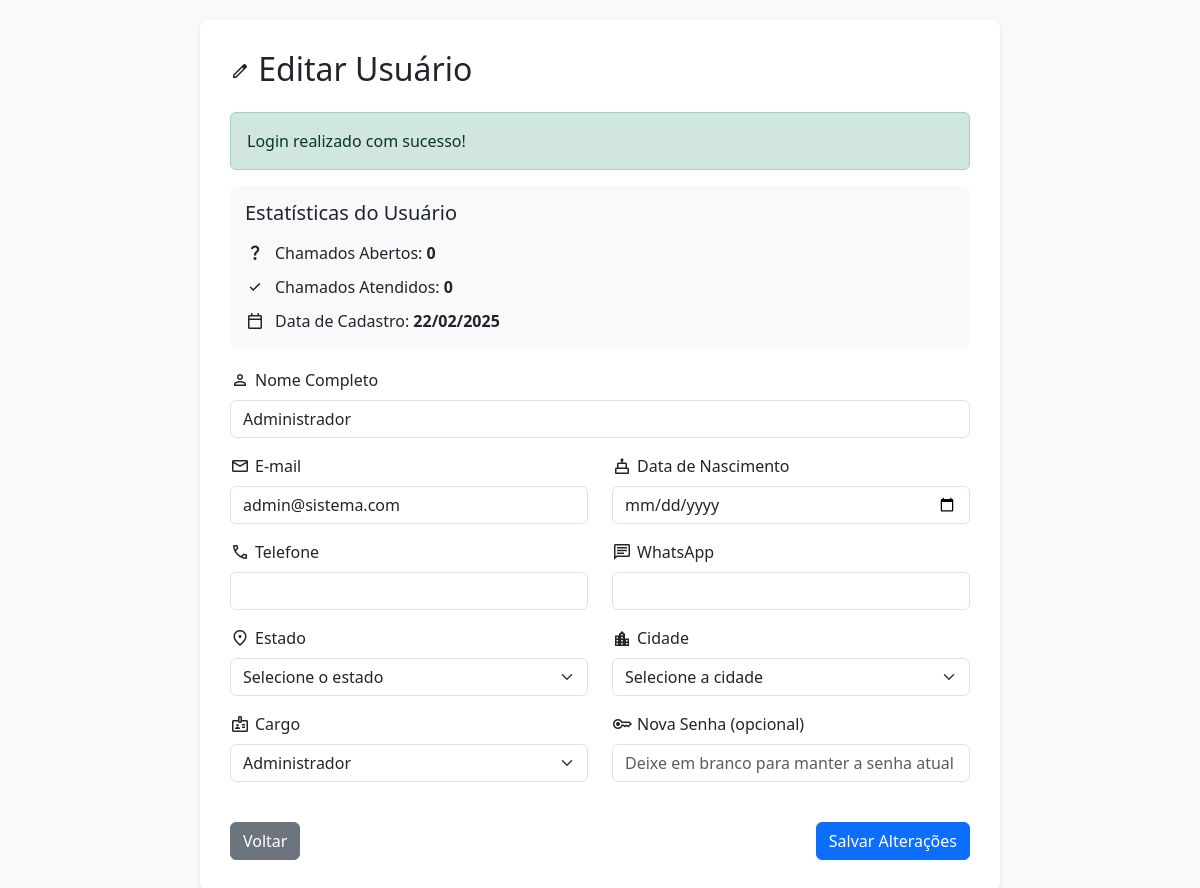
Screenshot of /editar_usuario.php?id=1 (signed in) with the database file from the repository.
### tables this page shows
CREATE TABLE `usuarios` (
  `id_usuario` int NOT NULL,
  `nome` varchar(100) NOT NULL,
  `email` varchar(100) NOT NULL,
  `senha` varchar(255) NOT NULL,
  `cargo` enum('Administrador','Técnico','Usuário') NOT NULL,
  `telefone` varchar(20) DEFAULT NULL,
  `whatsapp` varchar(20) DEFAULT NULL,
  `cidade` varchar(100) DEFAULT NULL,
  `estado` char(2) DEFAULT NULL,
  `data_nascimento` date DEFAULT NULL,
  `data_cadastro` timestamp NULL DEFAULT CURRENT_TIMESTAMP,
  `data_atualizacao` timestamp NULL DEFAULT CURRENT_TIMESTAMP ON UPDATE CURRENT_TIMESTAMP
);

### editar_usuario.php (the view, shortened to what this page needs)
<?php
require_once 'db_connection.php';
if (isset($_GET['id'])) {
    $id = $_GET['id'];
    $stmt = mysqli_prepare($conn, "
        SELECT u.*,
               (SELECT COUNT(*) FROM chamados WHERE id_usuario = u.id_usuario) as total_chamados,
               (SELECT COUNT(*) FROM chamados WHERE id_tecnico = u.id_usuario) as total_atendimentos
        FROM usuarios u
        WHERE id_usuario = ?
    ");
    mysqli_stmt_bind_param($stmt, "i", $id);
    mysqli_stmt_execute($stmt);
    $result = mysqli_stmt_get_result($stmt);
    $usuario = mysqli_fetch_assoc($result);
} else {
    header('Location: admin_usuarios.php');
    exit();
}
?>
<!DOCTYPE html>
<html lang="pt-BR">
<head>
    <link href="https://cdn.jsdelivr.net/npm/bootstrap@5.3.0/dist/css/bootstrap.min.css" rel="stylesheet">
</head>
<body>
    <div class="container">
        <h2 class="mb-4">
            <span class="material-symbols-outlined">edit</span>
            Editar Usuário
        </h2>
        <?php if (isset($_SESSION['success_message'])): ?>
            <div class="alert alert-success">
                <?= $_SESSION['success_message'] ?>
            </div>
        <?php endif; ?>
        <div class="user-stats">
            <h5 class="mb-3">Estatísticas do Usuário</h5>
            <div class="stats-item">
                <span class="material-symbols-outlined">question_mark</span>
                <div>Chamados Abertos: <strong><?= $usuario['total_chamados'] ?></strong></div>
            </div>
            <?php if ($usuario['cargo'] === 'Técnico' || $usuario['cargo'] === 'Administrador'): ?>
            <div class="stats-item">
                <span class="material-symbols-outlined">done</span>
                <div>Chamados Atendidos: <strong><?= $usuario['total_atendimentos'] ?></strong></div>
            </div>
            <?php endif; ?>
            <div class="stats-item">
                <span class="material-symbols-outlined">calendar_today</span>
                <div>Data de Cadastro: <strong><?= date('d/m/Y', strtotime($usuario['data_cadastro'])) ?></strong></div>
            </div>
        </div>
        <form action="editar_usuario.php" method="POST" class="needs-validation" novalidate>
            <div class="row">
                <div class="col-md-12 mb-3">
                    <label for="nome" class="form-label">
                        <span class="material-symbols-outlined">person</span>
                        Nome Completo
                    </label>
                    <input type="text" class="form-control" id="nome" name="nome" value="<?= htmlspecialchars($usuario['nome']) ?>" required>
                </div>
            </div>
            <div class="row">
                <div class="col-md-6 mb-3">
                    <label for="email" class="form-label">
                        <span class="material-symbols-outlined">email</span>
                        E-mail
                    </label>
                    <input type="email" class="form-control" id="email" name="email" value="<?= htmlspecialchars($usuario['email']) ?>" required>
                </div>
                <div class="col-md-6 mb-3">
                    <label for="data_nascimento" class="form-label">
                        <span class="material-symbols-outlined">cake</span>
                        Data de Nascimento
                    </label>
                    <input type="date" class="form-control" id="data_nascimento" name="data_nascimento"
                           value="<?= $usuario['data_nascimento'] ?>" required>
                </div>
            </div>
            <div class="row">
                <div class="col-md-6 mb-3">
                    <label for="telefone" class="form-label">
                        <span class="material-symbols-outlined">phone</span>
                        Telefone
                    </label>
                    <input type="text" class="form-control" id="telefone" name="telefone"
                           value="<?= htmlspecialchars($usuario['telefone']) ?>">
                </div>
                <div class="col-md-6 mb-3">
                    <label for="whatsapp" class="form-label">
                        <span class="material-symbols-outlined">chat</span>
                        WhatsApp
                    </label>
                    <input type="text" class="form-control" id="whatsapp" name="whatsapp"
                           value="<?= htmlspecialchars($usuario['whatsapp']) ?>">
                </div>
            </div>
            <div class="row">
                <div class="col-md-6 mb-3">
                    <label for="estado" class="form-label">
                        <span class="material-symbols-outlined">location_on</span>
                        Estado
                    </label>
                    <select class="form-select" id="estado" name="estado" required>
                        <option value="">Selecione o estado</option>
                    </select>
                </div>
                <div class="col-md-6 mb-3">
                    <label for="cidade" class="form-label">
                        <span class="material-symbols-outlined">location_city</span>
                        Cidade
                    </label>
                    <select class="form-select" id="cidade" name="cidade" required>
                        <option value="">Selecione a cidade</option>
                    </select>
                </div>
            </div>
            <div class="row">
                <div class="col-md-6 mb-3">
                    <label for="cargo" class="form-label">
                        <span class="material-symbols-outlined">badge</span>
                        Cargo
                    </label>
                    <select class="form-select" id="cargo" name="cargo" required>
                        <option value="Administrador" <?= $usuario['cargo'] === 'Administrador' ? 'selected' : '' ?>>Administrador</option>
                    </select>
                </div>
                <div class="col-md-6 mb-3">
                    <label for="nova_senha" class="form-label">
                        <span class="material-symbols-outlined">key</span>
                        Nova Senha (opcional)
                    </label>
                    <input type="password" class="form-control" id="nova_senha" name="nova_senha"
                           minlength="6" placeholder="Deixe em branco para manter a senha atual">
                </div>
            </div>
            <div class="d-flex justify-content-between mt-4">
                <a href="admin_usuarios.php" class="btn btn-secondary">Voltar</a>
                <button type="submit" class="btn btn-primary">Salvar Alterações</button>
            </div>
        </form>
    </div>
</body>
</html>

### editar_usuario.php (style rules this page uses)
body { background-color: #f8f9fa; padding: 20px; }
.container { max-width: 800px; margin: 0 auto; background: white; padding: 30px; border-radius: 8px; box-shadow: 0 2px 4px rgba(0,0,0,0.1); }
.form-label { font-weight: 500; display: flex; align-items: center; gap: 5px; }
.material-symbols-outlined { font-size: 20px; }
.user-stats { background-color: #f8f9fa; padding: 15px; border-radius: 8px; margin-bottom: 20px; }
.stats-item { display: flex; align-items: center; gap: 10px; margin-bottom: 10px; }
.stats-item:last-child { margin-bottom: 0; }

### rows the page displays
usuarios: data_cadastro "22/02/2025", nome "Administrador", email "admin@sistema.com", cargo "Administrador"

### other values shown
$_SESSION['success_message'] "Login realizado com sucesso!"
$usuario['total_chamados'] "0"
$usuario['total_atendimentos'] "0"
